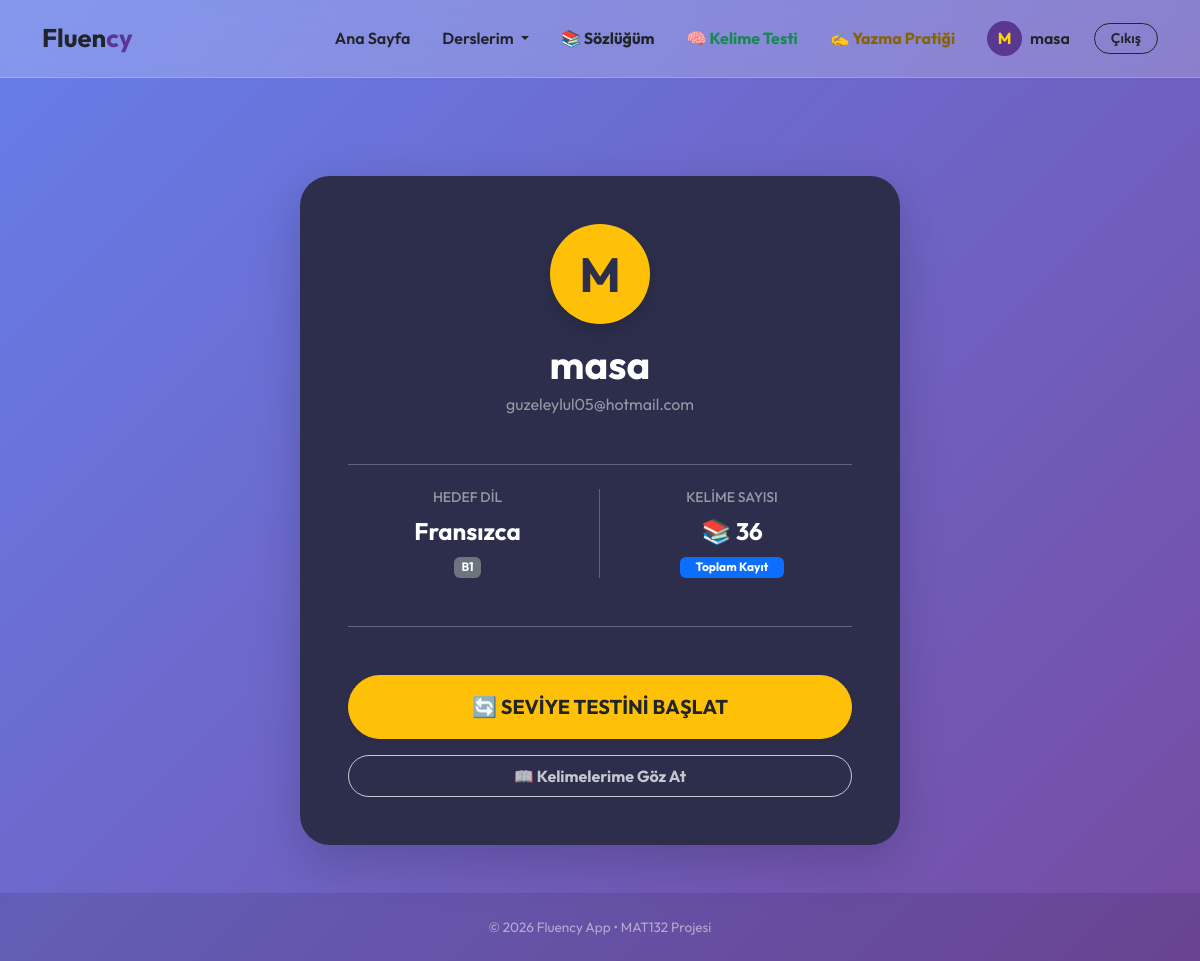
/profile/ (signed in), run on the app's committed database.
### users/models.py (models this page shows, shortened)
class User(AbstractUser):
    pass

class UserLanguageLevel(models.Model):
    user = models.ForeignKey(
        settings.AUTH_USER_MODEL,
        on_delete=models.CASCADE,
        related_name="languages" # request.user.languages.all() şeklinde erişim sağlar
    )
    language_code = models.CharField(max_length=5) # 'de', 'fr' vb.
    level = models.CharField(max_length=2, default='A1')
    last_tested = models.DateTimeField(auto_now=True)
    is_active = models.BooleanField(default=False)

### users/views.py (the view)
# urls.py: path('profile/', views.profile_view, name='profile'),
@login_required
def profile_view(request):
    user_level_obj = UserLanguageLevel.objects.filter(user=request.user).first()
    all_words_count = SavedWord.objects.filter(user=request.user).count()
    lang_names = {
        'en': 'İngilizce', 'fr': 'Fransızca', 'de': 'Almanca',
        'kr': 'Korece', 'fa': 'Farsça', 'ar': 'Arapça'
    }
    lang_full_name = "Dil Seçilmedi"
    if user_level_obj and user_level_obj.language_code:
        lang_full_name = lang_names.get(user_level_obj.language_code.lower(), "Dil Seçilmedi")
    return render(request, "users/profile.html", {
        "user_level": user_level_obj,
        "lang_full_name": lang_full_name,
        "words_count": all_words_count
    })

### users/context_processors.py (called while the page is built)
def global_user_languages(request):
    if request.user.is_authenticated:
        languages = request.user.languages.all()
        return {'user_languages': languages}
    return {}

### templates/users/profile.html (shortened to what this page needs)
{% extends "base.html" %}
{% block content %}
<div class="container d-flex justify-content-center align-items-center" style="min-height: 80vh; padding-top: 50px;">
    <div class="card border-0 shadow-lg text-white p-5 text-center" style="background: #2d2e4b; border-radius: 30px; width: 100%; max-width: 600px;">
        <div class="mb-3 d-flex justify-content-center">
            <div class="rounded-circle bg-warning d-flex align-items-center justify-content-center shadow" style="width: 100px; height: 100px; font-size: 3rem; font-weight: bold; color: #2d2e4b;">
                {{ user.username|first|upper }}
            </div>
        </div>
        <h1 class="fw-bold mb-1 text-white">{{ user.username }}</h1>
        <p class="text-white-50 mb-4">{{ user.email }}</p>
        <hr class="opacity-25 my-4">
        <div class="row">
            <div class="col-6 border-end border-white border-opacity-25">
                <h6 class="text-white-50 text-uppercase small">Hedef Dil</h6>
                <p class="fs-4 fw-bold mb-1">
                    {% if user_level %}{{ lang_full_name }}{% else %}Seçilmedi{% endif %}
                </p>
                <span class="badge bg-secondary">
                    {% if user_level %}{{ user_level.level }}{% else %}A1{% endif %}
                </span>
            </div>
            <div class="col-6">
                <h6 class="text-white-50 text-uppercase small">Kelime Sayısı</h6>
                <p class="fs-4 fw-bold mb-1">📚 {{ words_count|default:0 }}</p>
                <span class="badge bg-primary px-3">Toplam Kayıt</span>
            </div>
        </div>
        <hr class="opacity-25 my-5">
        <div class="d-grid gap-3">
            <a href="{% url 'placement_test' %}" class="btn btn-warning btn-lg rounded-pill fw-bold text-dark py-3 shadow-sm">
                🔄 SEVİYE TESTİNİ BAŞLAT
            </a>
            <a href="{% url 'my_dictionary' %}" class="btn btn-outline-light rounded-pill fw-bold py-2 opacity-75">
                📖 Kelimelerime Göz At
            </a>
        </div>
    </div>
</div>
{% endblock %}

### templates/base.html (shortened to what this page needs)
<!DOCTYPE html>
<html lang="tr">
<head>
    <link href="https://cdn.jsdelivr.net/npm/bootstrap@5.3.0/dist/css/bootstrap.min.css" rel="stylesheet">
    <link rel="stylesheet" href="https://cdn.jsdelivr.net/npm/bootstrap-icons@1.11.3/font/bootstrap-icons.min.css">
</head>
<body>
    <nav class="navbar navbar-expand-lg sticky-top">
        <div class="container">
            <a class="navbar-brand" href="/">Fluen<span>cy</span></a>
            <div class="collapse navbar-collapse" id="navbarNav">
                <ul class="navbar-nav ms-auto align-items-center">
                    <li class="nav-item"><a class="nav-link px-3" href="/">Ana Sayfa</a></li>
                    {% if user.is_authenticated %}
                    <li class="nav-item dropdown">
                        <a class="nav-link dropdown-toggle px-3" href="#" id="derslerimDropdown" role="button" data-bs-toggle="dropdown" aria-expanded="false">
                            Derslerim
                        </a>
                    </li>
                    <li class="nav-item">
                        <a class="nav-link px-3 fw-bold" href="{% url 'my_dictionary' %}">📚 Sözlüğüm</a>
                    </li>
                    <li class="nav-item">
                        <a class="nav-link px-3 fw-bold text-success" href="{% url 'vocabulary_quiz' %}">🧠 Kelime Testi</a>
                    </li>
                    <li class="nav-item">
                        <a class="nav-link px-3 fw-bold text-warning" href="{% url 'writing_practice' %}">✍️ Yazma Pratiği</a>
                    </li>
                    <li class="nav-item">
                        <a class="nav-link px-3 d-flex align-items-center" href="/profile">
                            <div class="profile-circle me-2">
                                {{ user.username|slice:":1"|upper }}
                            </div>
                            <span class="profile-name">{{ user.username }}</span>
                        </a>
                    </li>
                    <li class="nav-item ms-lg-2">
                        <a class="btn btn-logout btn-sm px-3" href="/logout">Çıkış</a>
                    </li>
                    {% else %}
                    <li class="nav-item"><a class="nav-link px-3" href="/login">Giriş Yap</a></li>
                    <li class="nav-item">
                        <a class="btn btn-start ms-lg-3 shadow-sm" href="/register">Hemen Başla</a>
                    </li>
                    {% endif %}
                </ul>
            </div>
        </div>
    </nav>
    <main class="main-content">
        <div class="container py-5">
            {% block content %}{% endblock %}
        </div>
    </main>
    <footer class="text-center text-white-50 mt-auto">
        <div class="container">
            <p class="mb-0">© 2026 Fluency App • MAT132 Projesi</p>
        </div>
    </footer>
</body>
</html>

### templates/base.html (style rules this page uses)
body { font-family: 'Outfit', sans-serif; background: linear-gradient(135deg, #667eea 0%, #764ba2 100%); min-height: 100vh; color: #fff; display: flex; flex-direction: column; }
.navbar { background: rgba(255, 255, 255, 0.2) !important; backdrop-filter: blur(15px); border-bottom: 1px solid rgba(255, 255, 255, 0.2); padding: 0.8rem 0; }
.navbar-brand { font-weight: 700; font-size: 1.6rem; color: #212529 !important; }
.navbar-brand span { color: #5a3791; }
.nav-link { color: #212529 !important; font-weight: 600; transition: 0.3s; border-radius: 10px; }
.nav-link.text-warning { color: #856404 !important; }
.nav-link.text-success { color: #198754 !important; }
.profile-name { color: #212529 !important; font-weight: 600; }
.btn-logout { border: 1.5px solid #212529 !important; color: #212529 !important; border-radius: 50px; font-weight: 600; }
.main-content { flex: 1; display: flex; align-items: center; }
footer { padding: 1.5rem 0; background: rgba(0, 0, 0, 0.1); font-size: 0.85rem; }
.profile-circle { width: 35px; height: 35px; background: #5a3791; color: #ffd700; border-radius: 50%; display: flex; align-items: center; justify-content: center; font-weight: bold; }

### templates/users/profile.html (style rules this page uses)
body { background-color: #1a1a2e; }

### data on the page
User: username "M", username "masa", username|first "M", email "guzeleylul05@hotmail.com"
UserLanguageLevel: level "B1"

### other printed values
{{ lang_full_name }} "Fransızca"
{{ words_count|default:0 }} "36"
